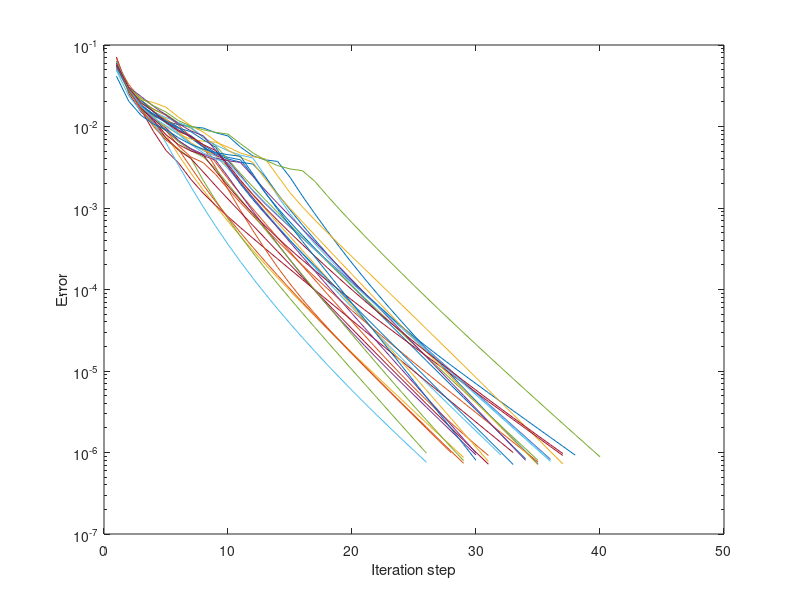

Here is the MATLAB script that generated this plot:
function Exercise2_2
load('data2_2.mat');

for i = 1 : length(data2_2(:, 1))
    semilogy(1:length(data2_2(i, :)), data2_2(i, :))
    hold on
end
xlabel('Iteration step')
ylabel('Error')

end